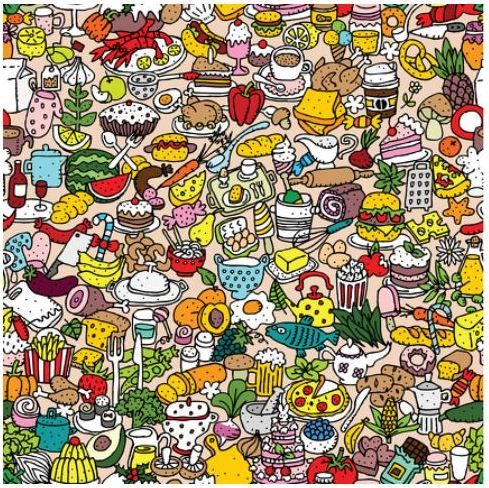
#> input picture Unidad_1/Análisis_de_información/Carga_de _imagenes_y_propiedades/imagenes/f1.jpg, 489 x 488 px, given in place of the camera
$ jupyter execute --allow-errors ejemplo3.ipynb
#> lines starting #> are read from the running program, lines starting #| are printed output that depends on the picture; after the words box and inside, x2 and y2 are one past the last pixel; in counts of white or black regions, pixels touching at a corner belong together
[cell 1]
import numpy as np
import cv2 as cv

[cell 2]
#importante que la imgane este en los 3 canales
img = cv.imread('C:\\Users\\dante\\Downloads\\jpeg2.jpg', 1)
#tener en HSV
#> (the rest of this cell did not finish here and is left out)

[cell 3]
import cv2 as cv

# el numero de VideoCapture es el numero de la camara
cap = cv.VideoCapture(0)
#seguimiento por color
while(True):
    res, img = cap.read()
#> img is the input picture: shape (488, 489, 3); mean B, G, R 115.8, 144.3, 162.1
    img2 = cv.cvtColor(img,cv.COLOR_BGR2HSV)
#> img2: shape (488, 489, 3); mean H, S, V 47.5, 99.9, 167.2
    #tono, saturacion, brillo
    vb=(170,100,60)
    va=(180,255,255)
    mask=cv.inRange(img2, vb, va)
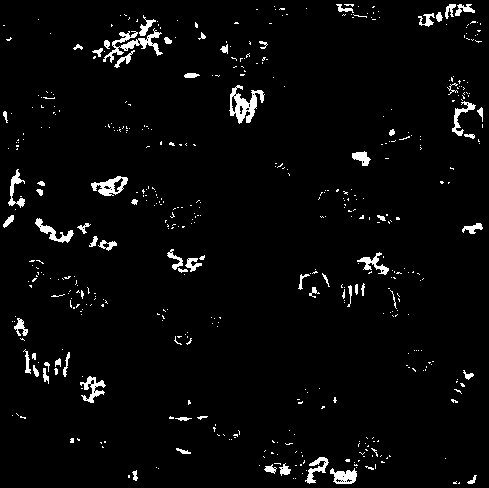
#> mask: shape (488, 489); 3.4% white; 495 white regions (428 under 20 px), largest, box (x1, y1, x2, y2) and area: (229, 85, 265, 124) 608, (103, 28, 163, 63) 566, (91, 176, 128, 196) 359
    res=cv.bitwise_and(img, img, mask=mask)
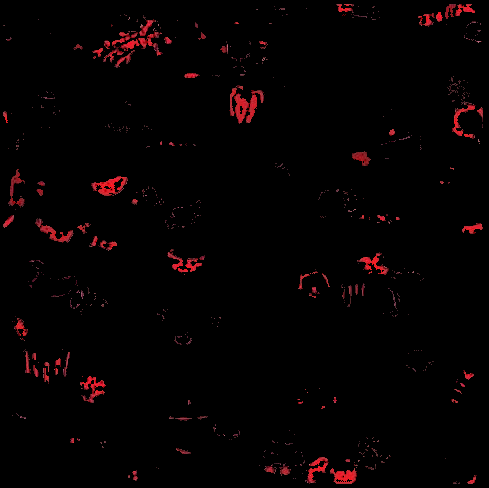
#> res: shape (488, 489, 3); mean B, G, R 1.5, 1.2, 5.2
    cv.imshow('captura',res)
    if cv.waitKey(1) & 0xFF == ord('s'):
#> (key Esc is pressed here)
        break
cap.release()
cap.destroyAllWindows()
